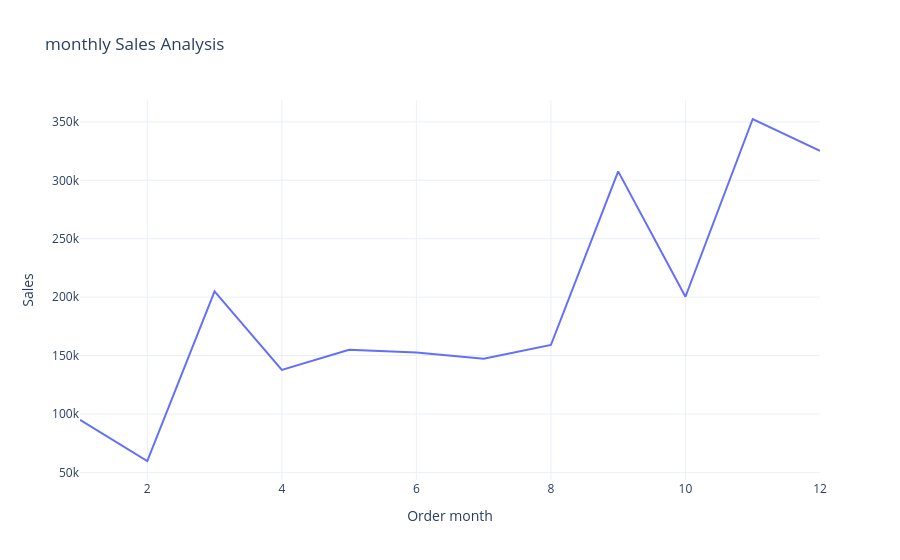

The notebook cell this image was saved under:
### Markdown cell above
# Monthly Sales Analysis

### Code cell
sales_by_month = data.groupby('Order month')['Sales'].sum().reset_index()
fig = px.line(sales_by_month,
              x = 'Order month',
              y = 'Sales',
              title = 'monthly Sales Analysis')
fig.show()

### Figure 1 — Plotly figure (JSON) as saved in the notebook; plotly's stock layout.template omitted (floating-point values rounded to 4 significant figures)
{"data": [{"hovertemplate": "Order month=%{x}<br>Sales=%{y}<extra></extra>", "legendgroup": "", "line": {"color": "#636efa", "dash": "solid"}, "marker": {"symbol": "circle"}, "mode": "lines", "name": "", "orientation": "v", "showlegend": false, "type": "scatter", "x": [1, 2, 3, 4, 5, 6, 7, 8, 9, 10, 11, 12], "xaxis": "x", "y": [94920.0, 59750.0, 205000.0, 137800.0, 155000.0, 152700.0, 147200.0, 159000.0, 307600.0, 200300.0, 352500.0, 325300.0], "yaxis": "y"}], "layout": {"legend": {"tracegroupgap": 0}, "title": {"text": "monthly Sales Analysis"}, "xaxis": {"anchor": "y", "domain": [0, 1], "title": {"text": "Order month"}}, "yaxis": {"anchor": "x", "domain": [0, 1], "title": {"text": "Sales"}}}}
